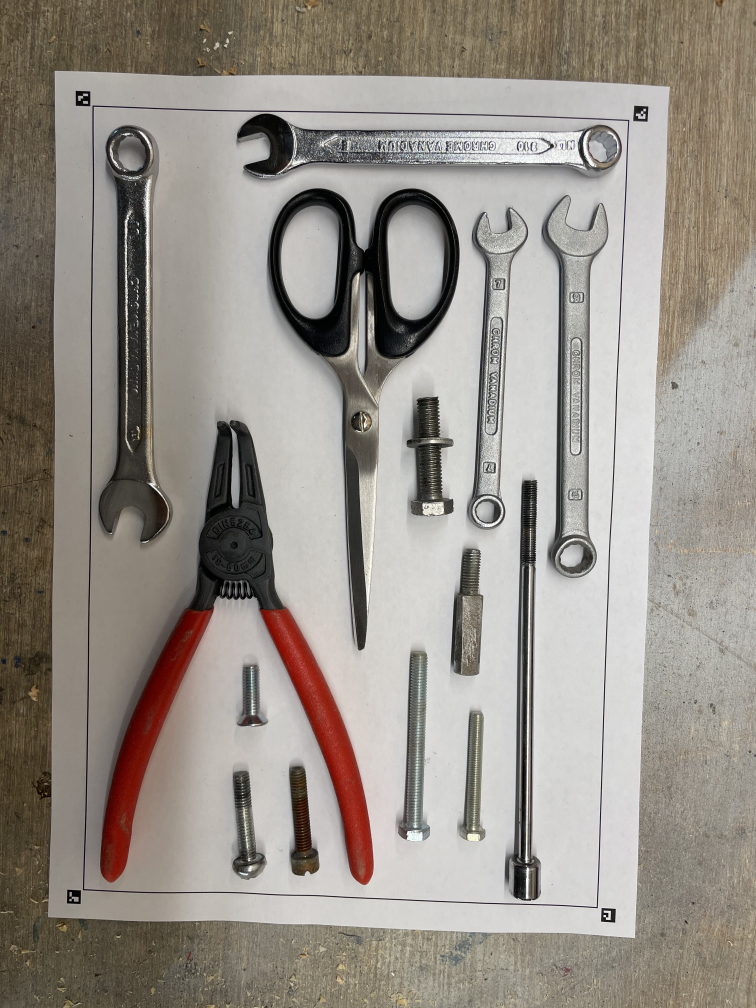
#> input picture april_white.jpg, 3024 x 4032 px (shown at 1/4 size)
$ python rmv_shadow.py
#> lines starting #> are read from the running program, lines starting #| are printed output that depends on the picture; after the words box and inside, x2 and y2 are one past the last pixel; in counts of white or black regions, pixels touching at a corner belong together
import cv2
import numpy as np

img = cv2.imread('april_white.jpg')
#> img is the input picture: shape (4032, 3024, 3); mean B, G, R 137.1, 144.9, 151.4
img = cv2.resize(img, (720, 720))
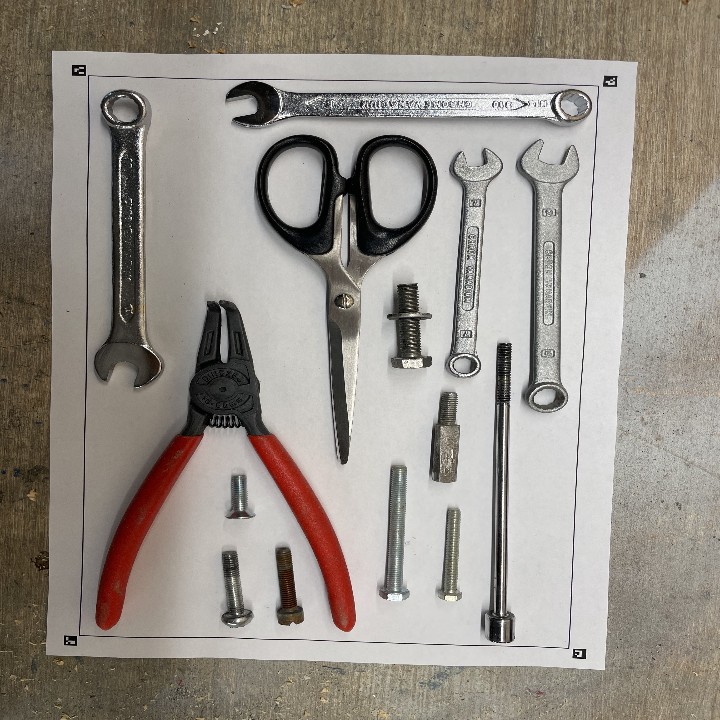
#> img: shape (720, 720, 3); mean B, G, R 137, 144.8, 151.2
lab = cv2.cvtColor(img, cv2.COLOR_BGR2LAB)
#> lab: shape (720, 720, 3); mean of channels 0, 1, 2 152.4, 129.3, 133.4
l, a, b = cv2.split(lab)
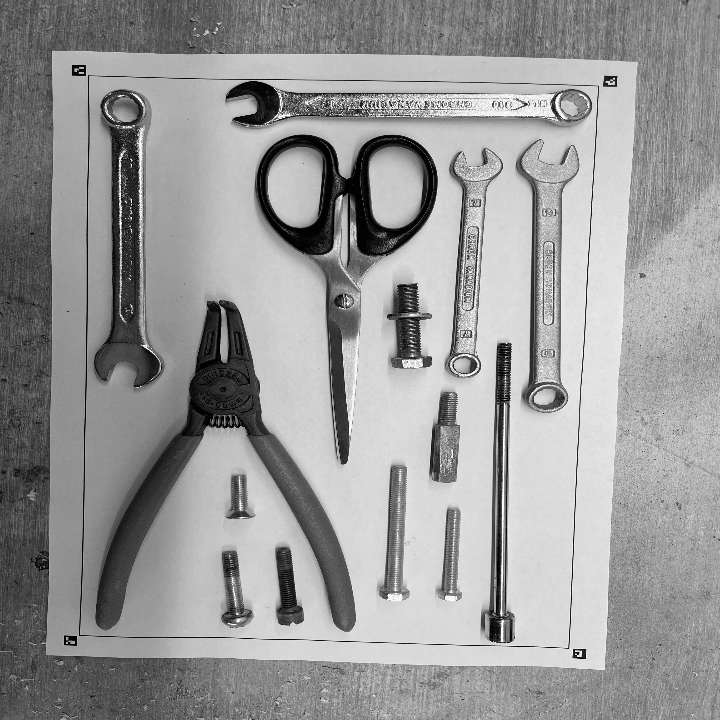
#> l: shape (720, 720); min 0, max 255, mean 152.4
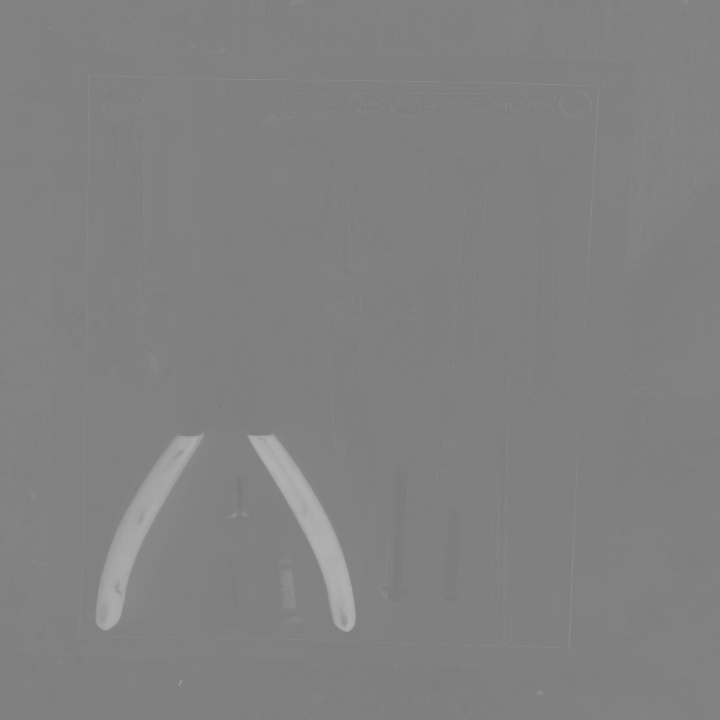
#> a: shape (720, 720); min 118, max 178, mean 129.3
cv2.imshow('Luminance', l)

ret2, th = cv2.threshold(l, 0, 255, cv2.THRESH_BINARY_INV+cv2.THRESH_OTSU)
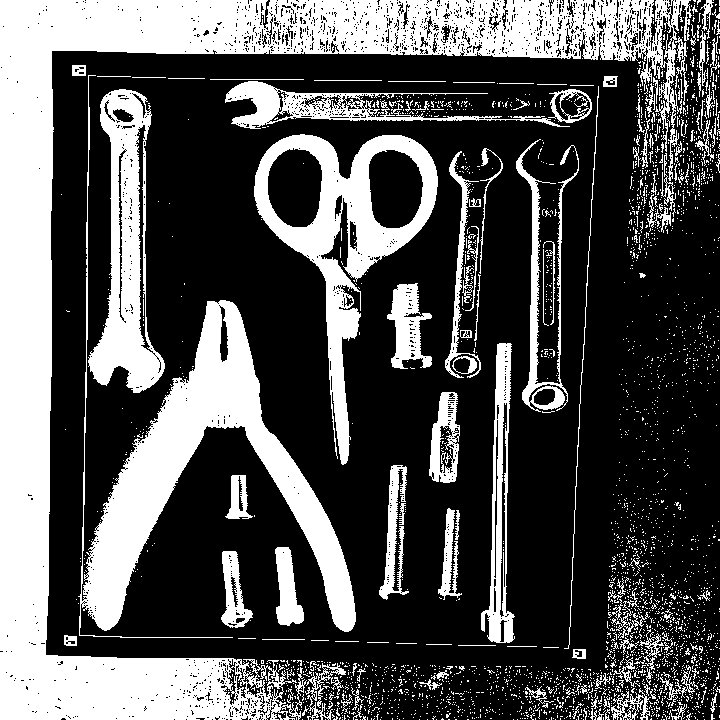
#> th: shape (720, 720); 32.8% white; 2889 white regions (2748 under 20 px), largest, box (x1, y1, x2, y2) and area: (0, 0, 692, 720) 80304, (78, 75, 356, 638) 25356, (254, 134, 438, 465) 14746
#> ret2 = 134
mask1 = cv2.bitwise_and(img, img, mask = th)
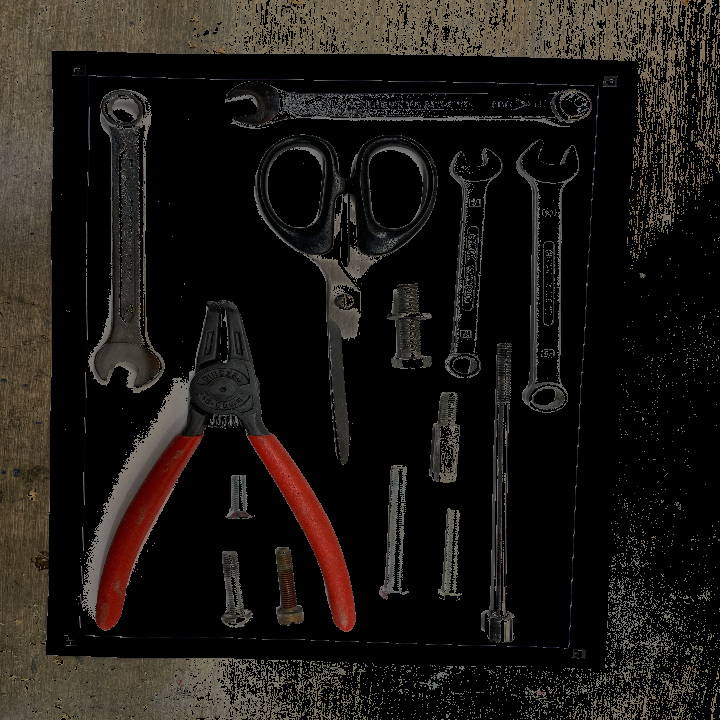
#> mask1: shape (720, 720, 3); mean B, G, R 20.7, 24.4, 28.5
cv2.imshow('mask1', mask1)
cv2.waitKey(0)

$ run again, with efire1.jpg copied over april_white.jpg
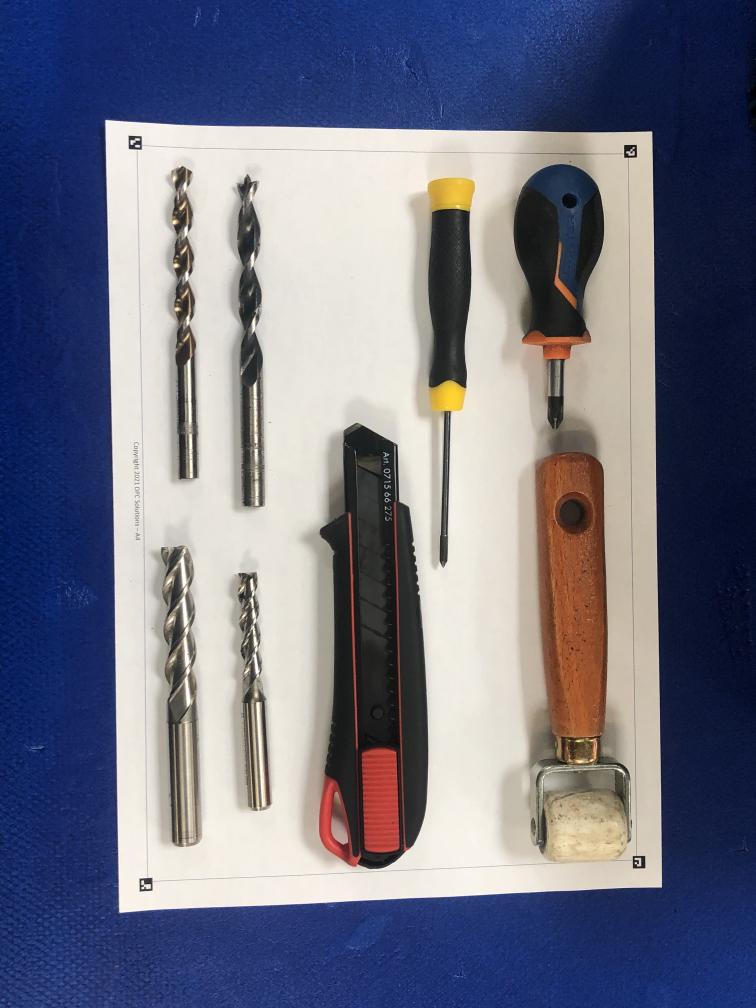
#> input picture efire1.jpg, 3024 x 4032 px (shown at 1/4 size)
#> img is the input picture: shape (4032, 3024, 3); mean B, G, R 131.2, 114, 112
#> img: shape (720, 720, 3)
#> lab: shape (720, 720, 3); mean of channels 0, 1, 2 119.4, 135.1, 117.2
#> `ret2, th = cv2.threshold(l, 0, 255, cv2.THRESH_BINARY_INV+cv2.THRESH_O..`:
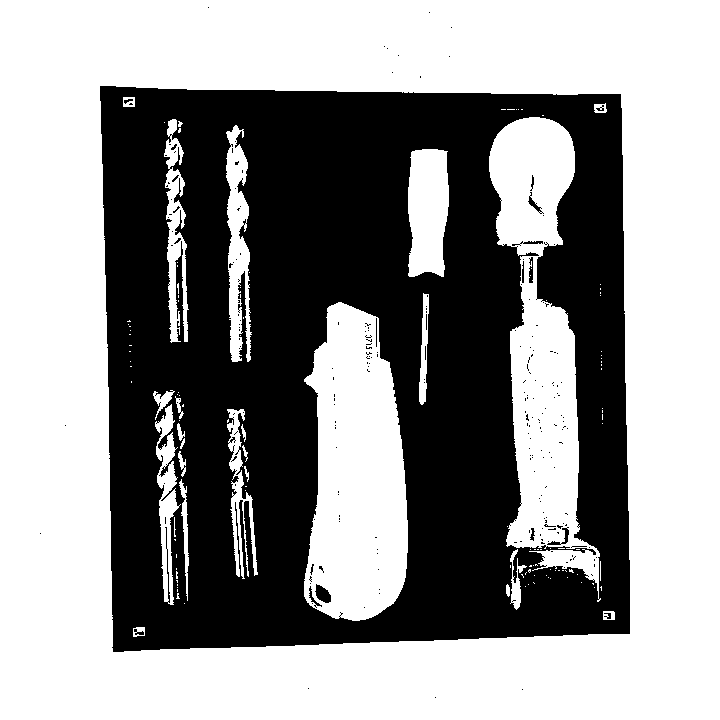
#> th: shape (720, 720); 58% white; 232 black regions (217 under 20 px), largest, box (x1, y1, x2, y2) and area: (100, 86, 630, 652) 216177, (315, 584, 331, 603) 192, (547, 527, 569, 545) 102
#> ret2 = 132
#> `mask1 = cv2.bitwise_and(img, img, mask = th)`:
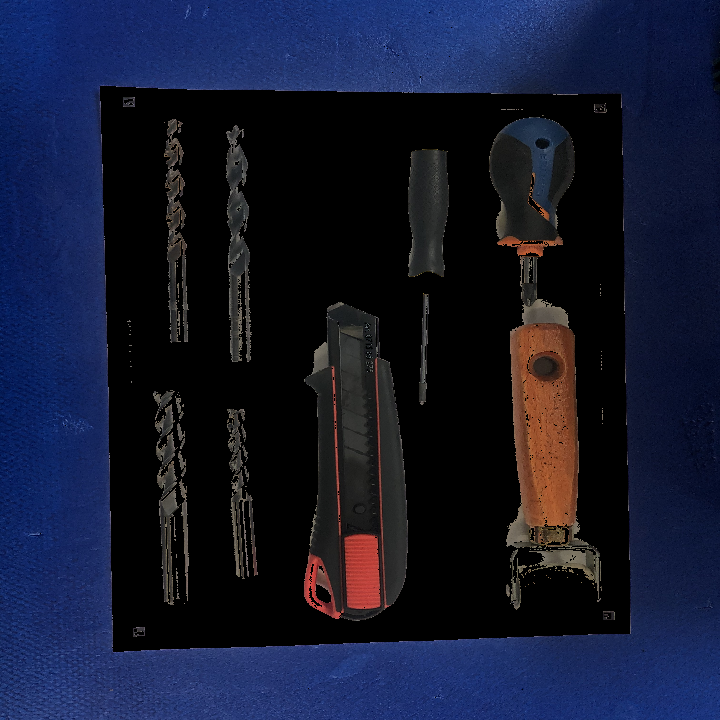
#> mask1: shape (720, 720, 3); mean B, G, R 47.1, 24.9, 20
